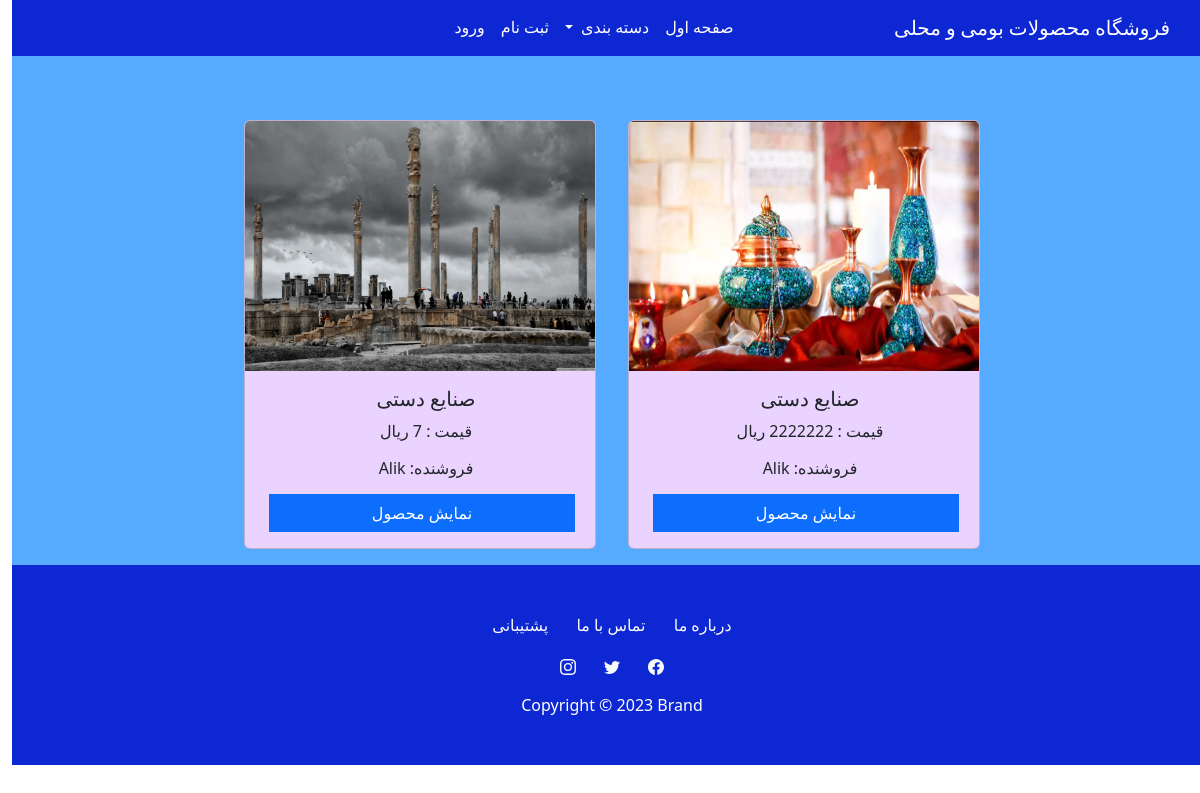
Before: /Products/1/ with the older database file.
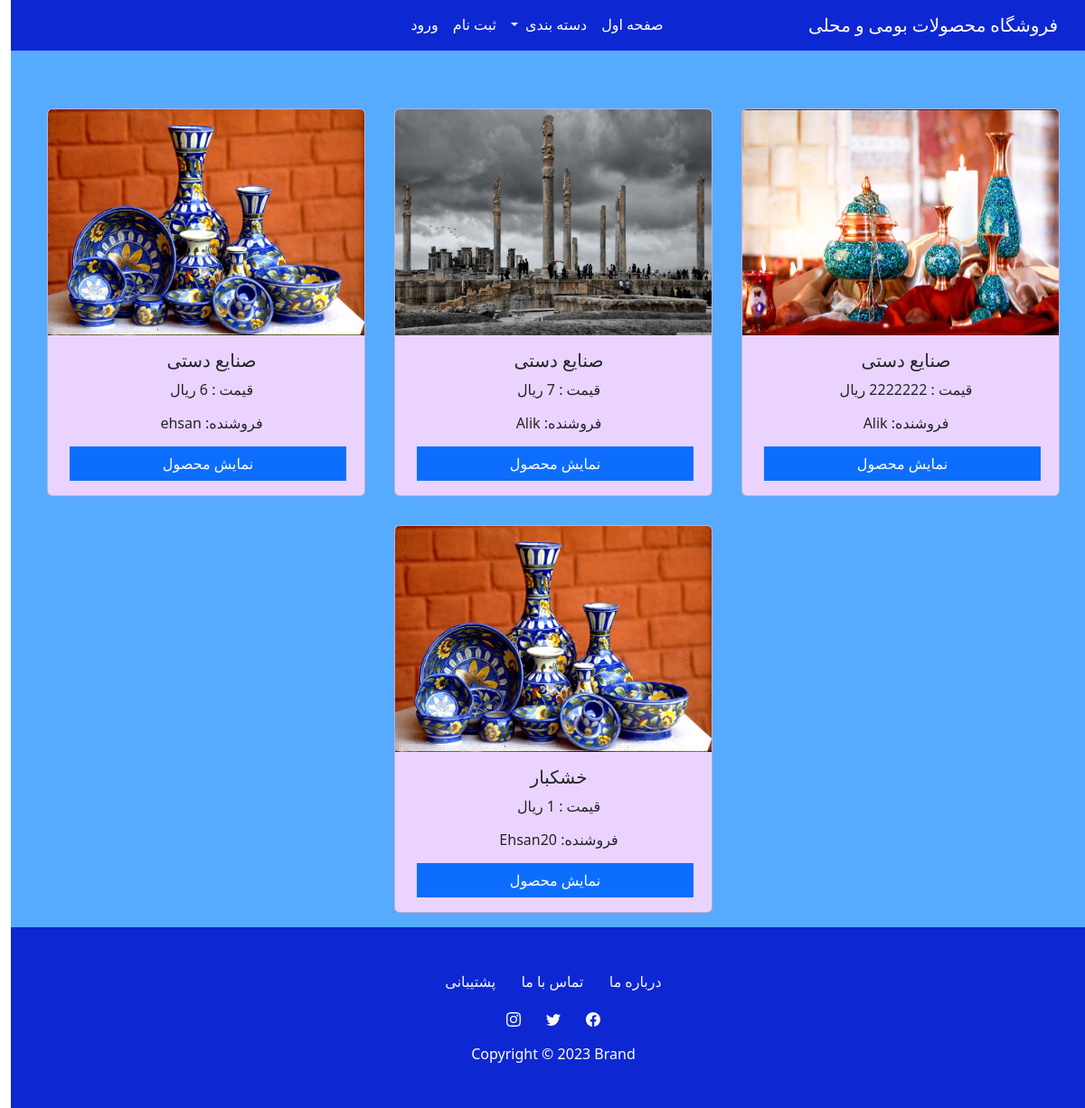
After: the same page with the newer database file.
### Seller/models.py (models this page shows)
class Product(models.Model):
    User = models.ForeignKey(User,on_delete=models.CASCADE,null=True)
    Title = models.CharField(max_length=255,null=True)
    Description = models.CharField(max_length=300,null=True)
    category=models.ForeignKey(Category,on_delete=models.CASCADE,null=True)
    Qty = models.PositiveSmallIntegerField(null=True)
    Qtysell = models.PositiveSmallIntegerField(null=True)
    Price = models.PositiveBigIntegerField(null=True)
    Image = models.ImageField(upload_to=user_directory_path,null=True)

### Core/views.py (the view)
# urls.py: path('Products/<int:ctid>/',views.Showproduct,name='Products'),
def Showproduct(request,ctid):
    pr=Product.objects.filter(category=ctid)
    return render(request,'Product.html',{'pr':pr})

### Templates/Product.html (shortened to what this page needs)
{% extends 'Base.html' %}
{% block content %}
<div class="row text-center container-fluid pt-5 justify-content-center ms-0" style="background-color: rgb(86, 171, 255);">
    {% for p in pr %}
        <div class="card m-3" style="width: 22rem;padding-right: unset;background-color: rgb(234, 212, 255);">
            <div style="width: 350px; height: 250px;">
                <img src="{{ p.Image.url }}" class="card-img-top h-100 w-100" alt="...">
            </div>
            <div class="card-body">
              <h5 class="card-title">{{ p.Title }}</h5>
              <p class="card-text"> قیمت : {{ p.Price }} ریال</p>
              <h6 class="card-text">فروشنده: {{ p.User }} </h6>
              <div class="text-center mt-3"><a href="{% url 'ProductDetail' p.id %}" class="btn btn-primary sharp rounded-0 w-100 ms-1" type="button">نمایش محصول</a></div>
            </div>
          </div>
      {% endfor %}
</div>
{% endblock %}

### Templates/Base.html (shortened to what this page needs)
<!DOCTYPE html>
<html lang="fa" dir="rtl">
  <head>
    <link rel="stylesheet" href="https://cdn.jsdelivr.net/npm/bootstrap@5.2.0/dist/css/bootstrap.rtl.min.css">
</head>
<body>
    <div class=" shadow-lg " style="background-color: #0d27d2;" >
        <nav class="navbar navbar-expand-lg navbar-dark container"rgb(139, 139, 255)>
          <div class="container-fluid" style="font-family:Titr;">
            <a class="navbar-brand text-white"  href="#" style="width: 20px;">فروشگاه محصولات بومی و محلی</a>
            <div class="collapse navbar-collapse " id="navbarScroll">
              <ul class="navbar-nav mx-auto mb-2 mb-lg-0 navbar-nav-scroll " style="--bs-scroll-height: 100px;">
                <li class="nav-item">
                  <a class="nav-link active text-white " aria-current="page" href="{% url 'Home'%}">صفحه اول</a>
                </li>
                <li class="nav-item dropdown">
                  <a class="nav-link dropdown-toggle text-white" href="#" id="navbarScrollingDropdown" role="button" data-bs-toggle="dropdown" aria-expanded="false">
                    دسته بندی
                  </a>
                </li>
                {% if request.user.id %}
                <li class="nav-item dropdown">
                  <a class="nav-link dropdown-toggle text-white" href="#" id="navbarScrollingDropdown" role="button" data-bs-toggle="dropdown" aria-expanded="false">
                    {{request.user.username}}
                  </a>
                  <ul class="dropdown-menu" aria-labelledby="navbarScrollingDropdown" style="background-color: #0d27d2;;
                  ;">
                    <li><a class="dropdown-item text-white" href="{% url 'Profile' %}">پروفایل</a></li>
                    <li><a class="dropdown-item text-white" href="#">سفارشات</a></li>
                    <li><a class="dropdown-item text-white" href="#">درخواست فروشندگی</a></li>
                  </ul>
                </li>
                <li class="nav-item">
                  <a class="nav-link text-white" href="{% url 'LogoutUser'%}">خروج</a>
                </li>
                <a href="{% url 'Cart'%}">
                  <svg xmlns="http://www.w3.org/2000/svg" width="21" height="21" fill="White" class="bi bi-cart-fill mt-3 position-absolute top-0 end-0" viewBox="0 0 16 16">
                    <path d="M0 1.5A.5.5 0 0 1 .5 1H2a.5.5 0 0 1 .485.379L2.89 3H14.5a.5.5 0 0 1 .491.592l-1.5 8A.5.5 0 0 1 13 12H4a.5.5 0 0 1-.491-.408L2.01 3.607 1.61 2H.5a.5.5 0 0 1-.5-.5zM5 12a2 2 0 1 0 0 4 2 2 0 0 0 0-4zm7 0a2 2 0 1 0 0 4 2 2 0 0 0 0-4zm-7 1a1 1 0 1 1 0 2 1 1 0 0 1 0-2zm7 0a1 1 0 1 1 0 2 1 1 0 0 1 0-2z"/>
                  </svg>
                </a>
                {% if counter != 0 %}
                <p class="top-0 end-0 position-absolute m-3 count" style="font-size: x-small;">{{counter}}</p>
                {% endif %}
                {% else %}
                <li class="nav-item">
                  <a class="nav-link text-white" href="{% url 'AcRegister'%}">ثبت نام</a>
                </li>
                <li class="nav-item">
                  <a class="nav-link text-white" href="{% url 'AcLogin'%}">ورود</a>
                </li>
                {% endif%}
              </ul>
            </div>
          </div>
        </nav>
      </div>
      {% block content %}
      {% endblock %}
    <footer class="text-center row" style="background-color: #0d27d2;">
        <div class="container text-white py-4 py-lg-5 py-sm-5">
            <ul class="list-inline">
                <li class="list-inline-item me-4"><a class="link-light" style="text-decoration: none;" href="#">درباره ما</a></li>
                <li class="list-inline-item me-4"><a class="link-light" style="text-decoration: none;"  href="#">تماس با ما</a></li>
                <li class="list-inline-item"><a class="link-light" style="text-decoration: none;"  href="#">پشتیبانی</a></li>
            </ul>
            <ul class="list-inline">
                <li class="list-inline-item me-4"></li>
                <li class="list-inline-item me-4"></li>
                <li class="list-inline-item"></li>
            </ul>
            <p class="text-white mb-0">Copyright © 2023 Brand</p>
        </div>
    </footer>
</body>
</html>

Changed rows visible on the page:
added Product: Image (picture), Title "صنایع دستی", Price "6", User "ehsan"
added Product: Image (picture), Title "خشکبار", Price "1", User "Ehsan20"
